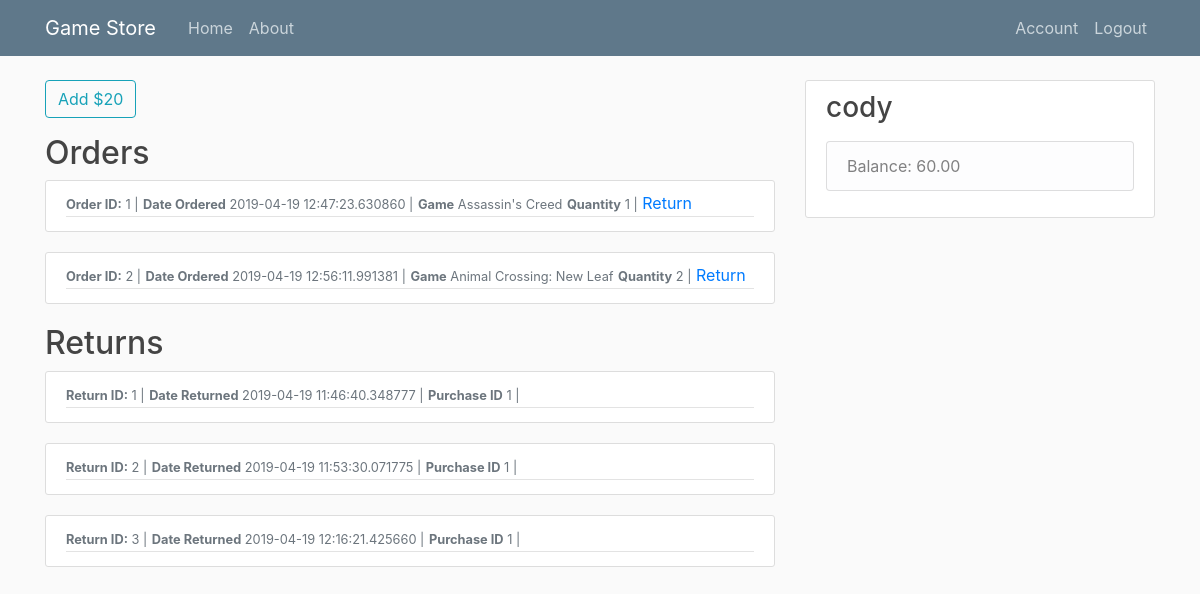
The app's page /account (signed in), older data.
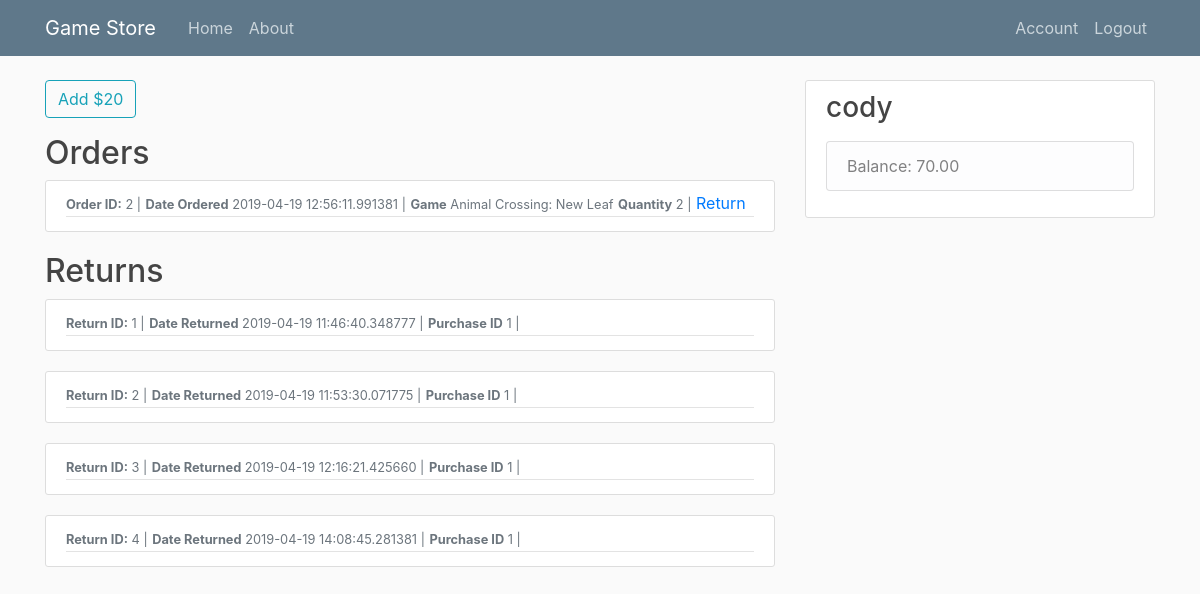
The same page, newer data.
### game_store/models.py (models this page shows, shortened)
class Purchase(db.Model):
    id = db.Column(db.Integer, primary_key=True)
    customer_id = db.Column(db.Integer, db.ForeignKey('customer.id'))
    date = db.Column(db.DateTime, nullable=False)
    game_id = db.Column(db.Integer, db.ForeignKey('game.id'))
    qty = db.Column(db.Integer)

class Game(db.Model):
    id = db.Column(db.Integer, primary_key=True)
    game_name = db.Column(db.String(50), nullable=False)
    genre = db.Column(db.String(50), nullable=False)
    release_date = db.Column(db.Date, nullable=False)
    price = db.Column(db.Numeric(4, 2), nullable=False)
    publisher_id = db.Column(db.Integer, db.ForeignKey('publisher.id'))
    runs = db.relationship("Run", cascade="all, delete-orphan")

class Return(db.Model):
    id = db.Column(db.Integer, primary_key=True)
    customer_id = db.Column(db.Integer, db.ForeignKey('customer.id'), nullable=False)
    date = db.Column(db.DateTime, nullable=False)
    purchase_id = db.Column(db.Integer, db.ForeignKey('purchase.id'), nullable=False)

class Customer(db.Model, UserMixin):
    id = db.Column(db.Integer, primary_key=True)
    username = db.Column(db.String(20), unique=True, nullable=False)
    email = db.Column(db.String(120), unique=True, nullable=False)
    password = db.Column(db.String(60), nullable=False)
    balance = db.Column(db.Numeric(4, 2))
    orders = db.relationship("Purchase", cascade="all, delete-orphan")
    returns = db.relationship("Return", cascade="all, delete-orphan")
    __table_args__ = (
        CheckConstraint(balance >= 0, name='check_bar_positive'),
        {})

### game_store/routes.py (the view)
@app.route("/account", methods=['GET', 'POST'])
@login_required
def account():
    form = AddMoneyForm()
    if form.validate_on_submit():
        current_user.balance += 20
        db.session.commit()
        return redirect(url_for('account'))
    orders = Purchase.query.all()
    games = Game.query.all()
    returns = Return.query.all()
    return render_template('account.html', orders=orders, games=games, returns=returns, form=form)

### game_store/forms.py
class AddMoneyForm(FlaskForm):
    submit = SubmitField('Add $20')

### game_store/models.py (called while the page is built)
@login_manager.user_loader
def load_user(user_id):
    return Customer.query.get(int(user_id))

### game_store/templates/account.html (shortened to what this page needs)
{% extends "layout.html" %}
{% block content %}
<form method="POST" action="">
    <div class="form-group">
        {{ form.submit(class="btn btn-outline-info") }}
    </div>
</form>
<h2>Orders</h2>
    {% for order in orders %}
        {% if order.customer_id == current_user.id %}
            <article class="media content-section">
              <div class="media-body">
                    <div class="article-metadata">
                        <small class="text-muted"><strong>Order ID:</strong>      {{ order.id }}     |</small>
                        <small class="text-muted"><strong>Date Ordered</strong>      {{ order.date }}     |</small>
                        {% for game in games %}
                            {% if game.id == order.game_id %}
                                <small class="text-muted"><strong>Game</strong>   {{ game.game_name }}</small>
                            {% endif %}
                        {% endfor %}
                        <small class="text-muted"><strong>Quantity</strong>      {{ order.qty }}    |</small>
                        <a class="mr-2" href="{{ url_for('returns', selected_purchase=order.id) }}">Return</a>
                    </div>
              </div>
            </article>
        {% endif %}
    {% endfor %}
<h2>Returns</h2>
    {% for return in returns %}
        {% if return.customer_id == current_user.id %}
            <article class="media content-section">
              <div class="media-body">
                    <div class="article-metadata">
                        <small class="text-muted"><strong>Return ID:</strong>      {{ return.id }}     |</small>
                        <small class="text-muted"><strong>Date Returned</strong>      {{ return.date }}     |</small>
                        <small class="text-muted"><strong>Purchase ID</strong>      {{ return.purchase_id }}    |</small>
                    </div>
              </div>
            </article>
        {% endif %}
    {% endfor %}
{% endblock content %}

### game_store/templates/layout.html (shortened to what this page needs)
<!DOCTYPE html>
<html>
<head>
    <link rel="stylesheet" href="https://maxcdn.bootstrapcdn.com/bootstrap/4.0.0/css/bootstrap.min.css">
    <link rel="stylesheet" type="text/css" href="{{ url_for('static', filename='main.css') }}">
</head>
<body>
    <header class="site-header">
      <nav class="navbar navbar-expand-md navbar-dark bg-steel fixed-top">
        <div class="container">
          <a class="navbar-brand mr-4" href="/">Game Store</a>
          <div class="collapse navbar-collapse" id="navbarToggle">
            <div class="navbar-nav mr-auto">
              <a class="nav-item nav-link" href="{{ url_for('home') }}">Home</a>
              <a class="nav-item nav-link" href="{{ url_for('about') }}">About</a>
            </div>
            <div class="navbar-nav">
              {% if current_user.is_authenticated %}
                <a class="nav-item nav-link" href="{{ url_for('account') }}">Account</a>
                <a class="nav-item nav-link" href="{{ url_for('logout') }}">Logout</a>
              {% else %}
                <a class="nav-item nav-link" href="{{ url_for('login') }}">Login</a>
                <a class="nav-item nav-link" href="{{ url_for('register') }}">Register</a>
              {% endif %}
            </div>
          </div>
        </div>
      </nav>
    </header>
    <main role="main" class="container">
      <div class="row">
        <div class="col-md-8">
          {% block content %}{% endblock %}
        </div>
        <div class="col-md-4">
          <div class="content-section">
            <h3>{{ current_user.username }}</h3>
            <p class='text-muted'>
              <ul class="list-group">
                <li class="list-group-item list-group-item-light">Balance: {{ current_user.balance }}</li>
              </ul>
            </p>
          </div>
        </div>
      </div>
    </main>
</body>
</html>

### game_store/static/main.css (style rules this page uses)
body { background: #fafafa; color: #333333; margin-top: 5rem; }
h1, h2, h3, h4, h5, h6 { color: #444444; }
.bg-steel { background-color: #5f788a; }
.site-header .navbar-nav .nav-link { color: #cbd5db; }
.content-section { background: #ffffff; padding: 10px 20px; border: 1px solid #dddddd; border-radius: 3px; margin-bottom: 20px; }
.article-metadata { padding-bottom: 1px; margin-bottom: 4px; border-bottom: 1px solid #e3e3e3 }

Row changes from the older to the newer data that the page shows:
removed Purchase: id "1", date "2019-04-19 12:47:23.630860", qty "1"
no longer on this page (row unchanged): Game: game_name "Assassin's Creed", shown under "1"
added Return: id "4", date "2019-04-19 14:08:45.281381", purchase_id "1"
changed Customer "cody": balance "60.00" → "70.00"
